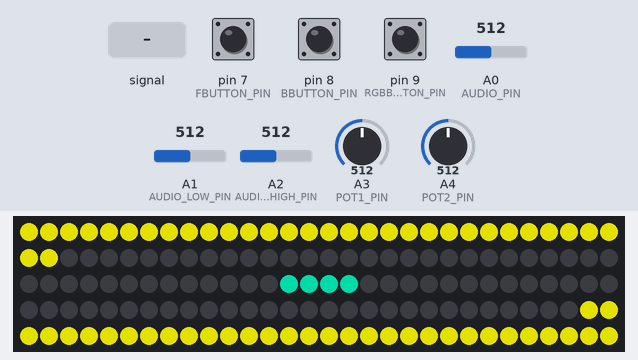
A sketch run on a simulated Arduino Uno, built with avr-gcc and run on an emulated ATmega328P. On the bench: 150 RGB LEDs in strip order, left to right, continuing on the next row. The test bench sets the inputs (shaded band); at power-on: pin 7 (FBUTTON_PIN) LOW, A4 (POT2_PIN) = 512, pin 8 (BBUTTON_PIN) LOW, A3 (POT1_PIN) = 512, A1 (AUDIO_LOW_PIN) = 512, pin 9 (RGBBUTTON_PIN) LOW, A0 (AUDIO_PIN) = 512, A2 (AUDIO_HIGH_PIN) = 512. Dim RGB values are drawn brighter than linear; random numbers use the default seed unless the sketch sets one.

Above: at 1.2 s.
1.3 s: pin 7 (FBUTTON_PIN) pulled HIGH for 0.15 s
At 1.97 s:
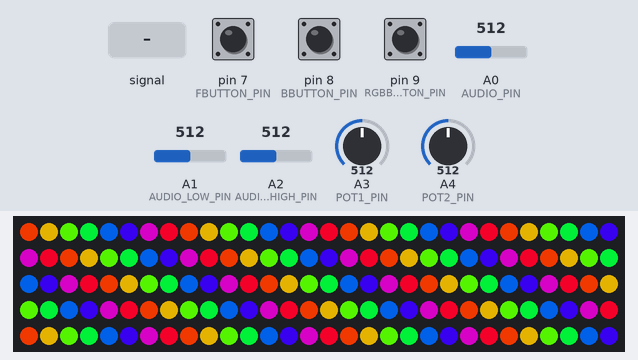
2.0 s: A4 (POT2_PIN) set to 30
At 2.09 s:
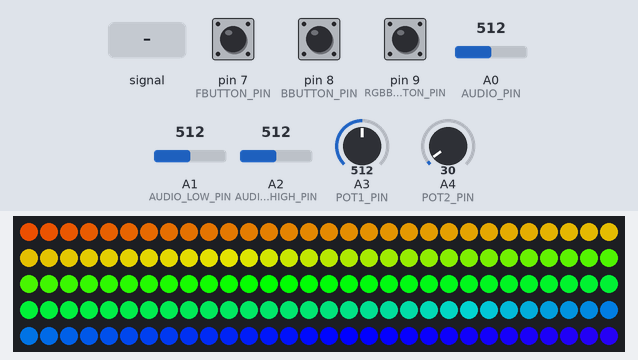
3.7 s: pin 8 (BBUTTON_PIN) pulled HIGH for 0.15 s
At 4.8 s:
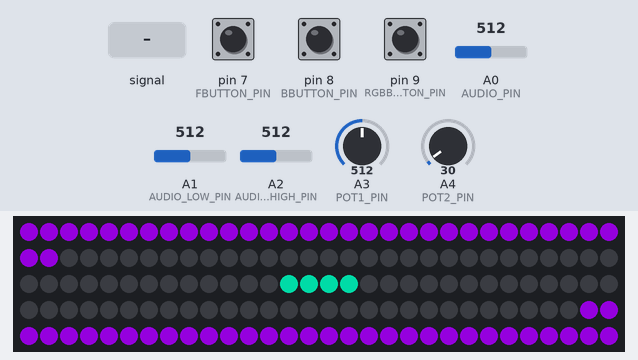
5.3 s: A1 (AUDIO_LOW_PIN) fed a 200 Hz sine of ±81 counts around its level
At 6.5 s:
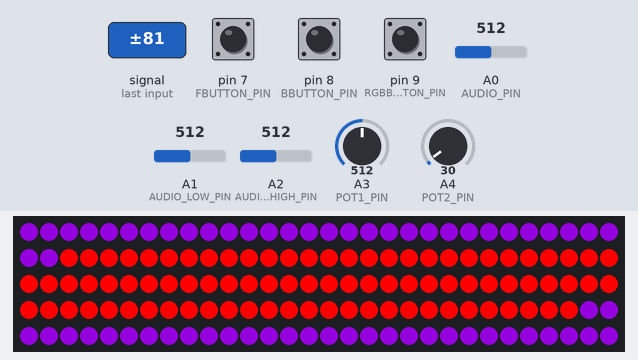
6.8 s: A3 (POT1_PIN) set to 716
At 7.7 s:
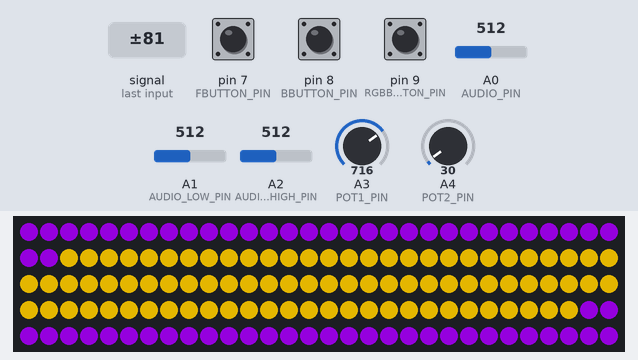
8.3 s: A1 (AUDIO_LOW_PIN) set to 992
At 8.9 s:
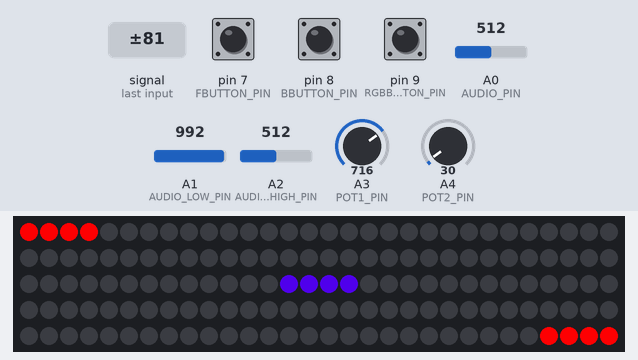
Timing chart, 0 to 10.8 s (numbered marks = the images above; inputs shaded):
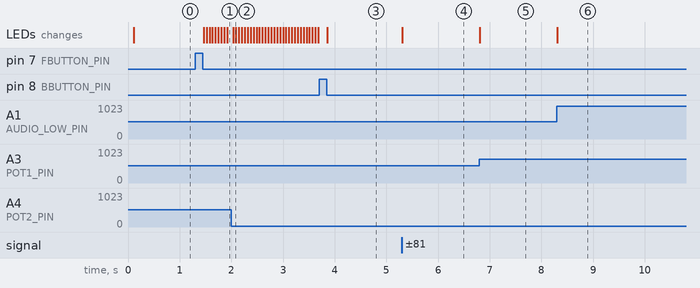

Measured:
- after the input at 1.3 s, the LEDs: first change after 0.16 s (image 1 shows a later state)
- after the input at 5.3 s, the LEDs: change at once (image 4)
- after the input at 6.8 s, the LEDs: change at once (image 5)
- after the input at 8.3 s, the LEDs: change at once (image 6)

The sketch:

Led_sound.ino
```cpp
//Written by Henrik Helmius in 2015
//Using FastLED library v3.1

#include <FastLED.h>
//Led data
#define NUM_LEDS 150
#define SIDE_LENGTH 32
#define DATA_PIN 6
//Strip takes data in this order
#define COLOR_ORDER GRB
CRGB leds[NUM_LEDS];
//msgeq data
#define MSGEQ7_STROBE_PIN 2
#define MSGEQ7_RESET_PIN  3
#define AUDIO_PIN  0
//controll pins
#define AUDIO_LOW_PIN 1
#define AUDIO_HIGH_PIN 2
#define POT1_PIN 3
#define POT2_PIN 4
#define POT3_PIN 5
#define FBUTTON_PIN 7
#define BBUTTON_PIN 8
#define RGBBUTTON_PIN 9
//Audio levels variable
int levels[7];
int filtered_levels[7];
// Lowpass filter settings
#define ALPHA 0.95
//Knows the current animation
int animation;
int nbrOfAnimations = 6;


void setup() {
  //Setup the leds
  FastLED.addLeds<WS2812B, DATA_PIN, COLOR_ORDER>(leds, NUM_LEDS);
  //Setup the msgeq
  initMSGEQ7();
  animation = 0;
}

void loop() {
  //Runs through the different animations. They should return if the button is pressed.
  //The delay is needeed to make sure that the user has enough time to let go of the button
  switch (animation) {
    case 0:
      audiobars();
      break;
    case 1:
      rainbow();
      break;
    case 2:
      fade();
      break;
    case 3:
      stars();
      break;
    case 4:
      rgbFill();
      break;
    case 5:
      morse();
      break;
  }
  //Check wich button was pressed

  //Forward button
  if (digitalRead(FBUTTON_PIN) == HIGH) {
    animation++;
    //Check if the animationnumber is max
    if (animation == nbrOfAnimations) {
      animation = 0;
    }
  }
  //Backwards button
  else if (digitalRead(BBUTTON_PIN) == HIGH) {
    animation--;
    if (animation < 0) {
      //Set to last animation
      //Index 0 => -1
      animation = nbrOfAnimations - 1;
    }
  }
  else if (digitalRead(RGBBUTTON_PIN) == HIGH) {
    strobe();
  }
}


//Animations

//Produces lightshow with two blocks on the ends representing the audio level in the two highest bands of the msgeq7. Also features a block in the middle representing the two lowest bands of the msgeq7
void audiobars() {
  int cutoffLevel;
  int sensitivity;
  while (buttonNotPressed()) {
    ReadAudio();
    FastLED.clear();
    cutoffLevel = analogRead(AUDIO_LOW_PIN);
    sensitivity = analogRead(AUDIO_HIGH_PIN);

    // Implement a lowpass filter for the audio levels
    for (byte band = 0; band < 7; band++) {
      filtered_levels[band] = ALPHA * filtered_levels[band] + (1 - ALPHA) * levels[band];
    }

    //calculate the bass levels
    int lowLevel = map(constrain(filtered_levels[0] + filtered_levels[1], cutoffLevel, sensitivity), cutoffLevel, sensitivity, 0, NUM_LEDS - 2 * SIDE_LENGTH);
    lowLevel = max(4, lowLevel);
    //draw the low level bar
    fill_solid(leds + (NUM_LEDS - lowLevel) / 2, lowLevel, CHSV(map(analogRead(POT1_PIN), 0, 1023, 0, 255) + lowLevel * 1.5, 255, 255));
    //High levels
    int highLevel = map(constrain(filtered_levels[5] + filtered_levels[6], cutoffLevel, sensitivity * 2/3), cutoffLevel, sensitivity * 2/3, 8, 2 * SIDE_LENGTH);
    highLevel = max(8, highLevel);
    //Calculate high level colors
    CHSV highColor = CHSV(map(analogRead(POT2_PIN), 0, 1023, 0, 255) - highLevel, 255, 255);
    //fill beginning
    fill_solid(leds, highLevel / 2, highColor);
    //fill end of strip
    fill_solid(leds + NUM_LEDS - highLevel / 2, highLevel / 2, highColor);
    FastLED.show();
  }
}
//Scrolls a rainbow across the strip
void rainbow() {
  //Timing variables
  int interval;
  unsigned long previousMillis = 0;
  unsigned long currentMillis = millis();
  //moves the rainbow
  uint8_t startValue = 0;
  while (buttonNotPressed()) {
    FastLED.clear();
    //Draw the rainbow
    //Maps value to 65 since the rainbow effect goes missing after that
    fill_rainbow(leds, NUM_LEDS, startValue, map(analogRead(POT2_PIN), 0, 1023, 0, 65));
    //Serial.println(map(analogRead(POT2_PIN), 0, 1023, 0, 100));
    FastLED.show();
    //Read the chosen speed
    //Map value to max 100, no visible change otherwise
    interval = map(analogRead(POT1_PIN), 0, 1023, 100, 0);
    currentMillis = millis();
    if (currentMillis - previousMillis >= interval) {
      //It's time to move the rainbow
      // save the last time you changed the position
      previousMillis = currentMillis;
      //Move the rainbow
      startValue = startValue + 2;
    }

  }
}
//Fades through the color palette
void fade() {
  //Timing variables
  int interval;
  unsigned long previousMillis = 0;
  unsigned long currentMillis = millis();
  //Holds the current color
  uint8_t color = 0;
  while (buttonNotPressed()) {
    FastLED.clear();
    //Fill the led with a single color
    //Map pot 2 to the brightness. To make max brightness when the pot is turned all the way to the left, take 255-valueofpot
    //color is the color, it cycles through the hsv colorspace
    fill_solid(leds, NUM_LEDS, CHSV(color, 255, map(analogRead(POT2_PIN), 0, 1023, 0, 255)));
    FastLED.show();
    //Read the color change speed
    interval = map(analogRead(POT1_PIN), 0, 1023, 100, 0);
    currentMillis = millis();
    if (currentMillis - previousMillis >= interval) {
      //It's time to change the color
      // save the last time you changed the position
      previousMillis = currentMillis;
      //Change the color
      color++;
    }
  }
}
//Animates twinkeling leds that fade away
void stars() {
  //Supposed to be black on startup
  //Do not want to clear every time in the loop, use fade instead
  FastLED.clear();
  int interval;
  unsigned long previousMillis = 0;
  unsigned long currentMillis = millis();
  uint8_t randColor = 0;
  while (buttonNotPressed()) {
    fadeToBlackBy(leds, NUM_LEDS, map(analogRead(POT2_PIN), 0, 1023, 0, 255));
    //Read the timing of the next star
    interval = 1023-analogRead(POT1_PIN);
    currentMillis = millis();
    if (currentMillis - previousMillis >= interval) {
      //It's time to create new star
      //save the last time you changed the position
      previousMillis = currentMillis;
      //position of next star
      int pos = random8(NUM_LEDS);
      //Read the color
      uint8_t color = map(analogRead(POT3_PIN), 0, 1023, 0, 255);
      if (color == 255) {
        //The value is 255, make the led a random color instead
        leds[pos] = CHSV(randColor, 255, 255);
        randColor=randColor+21;
      }
      else {
        //Create new "star"
        leds[pos] = CHSV(color, 255, 255);
      }
    }
    FastLED.show();
  }
}

void strobe() {
  int interval;
  boolean ledState = LOW;
  unsigned long previousMillis = 0;
  while (digitalRead(RGBBUTTON_PIN)==HIGH) {
    FastLED.clear();
    interval = analogRead(POT3_PIN);
    unsigned long currentMillis = millis();
    if (currentMillis - previousMillis >= interval) {
      // save the last time you blinked the LED
      previousMillis = currentMillis;
      // if the LED is off turn it on and vice-versa:
      if (ledState == LOW) {
        ledState = HIGH;
        fill_solid(leds, NUM_LEDS, CRGB::White);
      } else {
        ledState = LOW;
        //No need to change the leds, the clear comand in the beginning of the loop takes care of that
      }
    }
    FastLED.show();
  }
}
//Scrolls F6 in morse-code
void morse() {
  int interval;
  int startPosition = 0;
  unsigned long previousMillis = 0;
  unsigned long currentMillis = millis();
  //F6 in morse
  boolean F6[23] = {true, false, true, false, true, false, true, false, true, true, true, false, false, false, true, false, true, true, true, false, true, false, true};
  boolean  forward = true;
  while (buttonNotPressed()) {
    FastLED.clear();
    for (int i = 0; i < sizeof(F6); i++) {
      //check if value should be drawn
      if (F6[i]) {
        //Divide the strip into morse pieces and fill the ones with true with the chosen color.
        //TODO change color to rgb from pot
        fill_solid(leds + NUM_LEDS / sizeof(F6)*i + startPosition, NUM_LEDS / sizeof(F6), CHSV(map(analogRead(POT1_PIN), 0, 1023, 0, 255), 255, 255));
      }
    }
    FastLED.show();
    interval = analogRead(POT2_PIN);
    currentMillis = millis();
    if (currentMillis - previousMillis >= interval) {
      // save the last time you changed the position
      previousMillis = currentMillis;
      if (forward) {
        startPosition++;
      }
      else {
        startPosition--;
      }
      //Horrible hadcoded stuff
      //If the morse code reaches the end of the strip, the direction is set to reverse untill the beginning is reached again
      if (NUM_LEDS / sizeof(F6) * 23 + startPosition == NUM_LEDS) {
        forward = false;
      }
      if (startPosition == 0) {
        forward = true;
      }
    }
  }
}
void rgbFill() {
  while (buttonNotPressed()) {
    fill_solid(leds, NUM_LEDS, CRGB(map(analogRead(POT1_PIN), 0, 1023, 0, 255), map(analogRead(POT2_PIN), 0, 1023, 0, 255), map(analogRead(POT3_PIN), 0, 1023, 0, 255)));
    FastLED.show();
  }
}


//Setupfunctions
//Initialize the msgeq7
void initMSGEQ7() {
  pinMode(MSGEQ7_RESET_PIN, OUTPUT);
  pinMode(MSGEQ7_STROBE_PIN, OUTPUT);
  digitalWrite(MSGEQ7_RESET_PIN, LOW);
  digitalWrite(MSGEQ7_STROBE_PIN, HIGH);
}
//Read audio levels from msgeq7
void ReadAudio() {
  digitalWrite(MSGEQ7_RESET_PIN, HIGH);
  digitalWrite(MSGEQ7_RESET_PIN, LOW);
  for (byte band = 0; band < 7; band++) {
    digitalWrite(MSGEQ7_STROBE_PIN, LOW);
    delayMicroseconds(30);
    levels[band] = analogRead(AUDIO_PIN);
    digitalWrite(MSGEQ7_STROBE_PIN, HIGH);
  }
}
//Returns when the button is released
void hold() {
  pinMode(13, OUTPUT);
  while (!buttonNotPressed()) {
    digitalWrite(13, HIGH);
  }
  digitalWrite(13, LOW);

}
boolean buttonNotPressed() {
  //Return false if one of the buttons are pressed down
  return (digitalRead(FBUTTON_PIN) == LOW && digitalRead(BBUTTON_PIN) == LOW && digitalRead(RGBBUTTON_PIN) == LOW);
}
```
